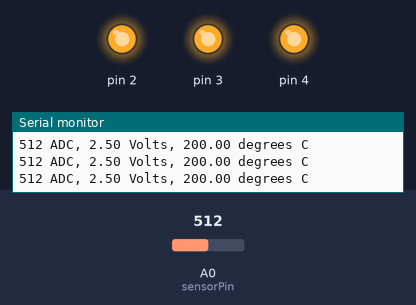
Recording of a sketch running on a simulated Arduino Uno, built with avr-gcc and run on an emulated ATmega328P. On the bench: output pins drawn as LEDs (lit = HIGH), the last lines printed to the serial monitor. The inputs (shaded band) are chosen by the test bench; at power-on: A0 (sensorPin) = 512.

Above: at 1.2 s.
1.3 s: A0 (sensorPin) set to 86
4.3 s: A0 (sensorPin) set to 79
At 5.0 s:
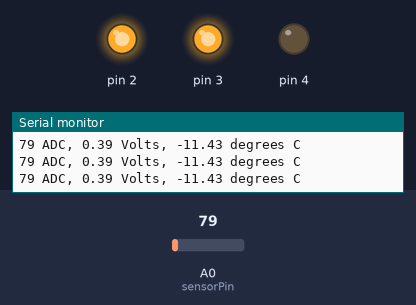
5.8 s: A0 (sensorPin) set to 0
At 6.2 s:
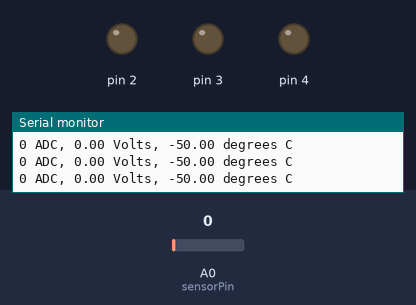
7.3 s: A0 (sensorPin) set to 122
At 8.6 s:
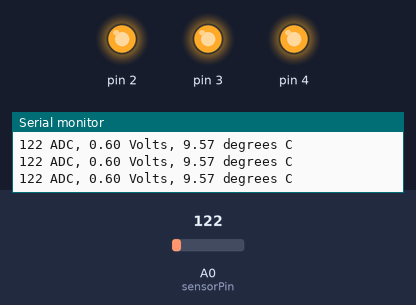
Timing chart, 0 to 10.3 s (numbered marks = the images above; inputs shaded):
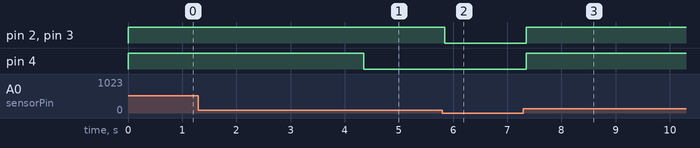

The sketch:

love_o_meter.ino
```cpp
//variable for the temperature sensor
const int sensorPin = A0;
const float baselineTemp = -17.0;

void setup() {
  // open a serial port to display values
  Serial.begin(9600);
  //set the LED pins as outputs
  for(int x=2; x<5; x++){
    pinMode(x, OUTPUT);
    digitalWrite(x, LOW);
  }
}

void loop() {
  // read the value on the Analog In pin and store it in variable
  int sensorVal=analogRead(sensorPin);
  //send the 10-bit sensor value out the serial port
  Serial.print(sensorVal);
  Serial.print(" ADC, ");
  //convert the ADC reading to voltage
  float voltage = (sensorVal/1024.0) * 5.0;
  //send the voltage level out the Serial port
  Serial.print(voltage);
  Serial.print(" Volts, ");
  //convert the voltage to temp in C degrees
  //the sensor reports 10 mv per degree w/ 500 mV offset to degrees ((voltage - 500mV) times 100)
  float temperature = (voltage - .5) *100;
  Serial.print(temperature);
  Serial.println(" degrees C ");
  //using the baseline temp as a starting point, increment the # of LEDs that are on for every 2 degrees of increase
  //if the current temp is lower than the baseline turn off all LEDs
  if(temperature < baselineTemp){
    digitalWrite(2, LOW);
    digitalWrite(3, LOW);
    digitalWrite(4, LOW);
  }
  else if(temperature >= baselineTemp+2 && temperature < baselineTemp+4){
    digitalWrite(2, HIGH);
    digitalWrite(3, LOW);
    digitalWrite(4, LOW);
  }
  else if(temperature >= baselineTemp+4  && temperature < baselineTemp+6){
    digitalWrite(2, HIGH);
    digitalWrite(3, HIGH);
    digitalWrite(4, LOW);
  }
  else if(temperature >= baselineTemp+6){
    digitalWrite(2, HIGH);
    digitalWrite(3, HIGH);
    digitalWrite(4, HIGH);
  }
delay(1);
}
```

Measured:
- the behaviour switches between 80 and 79 on A0 (sensorPin) (found by bisection; images 0 and 1)
- after the input at 4.3 s, pin 4: HIGH → LOW after 0.05 s
- after the input at 5.8 s, pin 2, pin 3: HIGH → LOW after 0.05 s
- after the input at 7.3 s, pin 2–4: LOW → HIGH after 0.05 s
